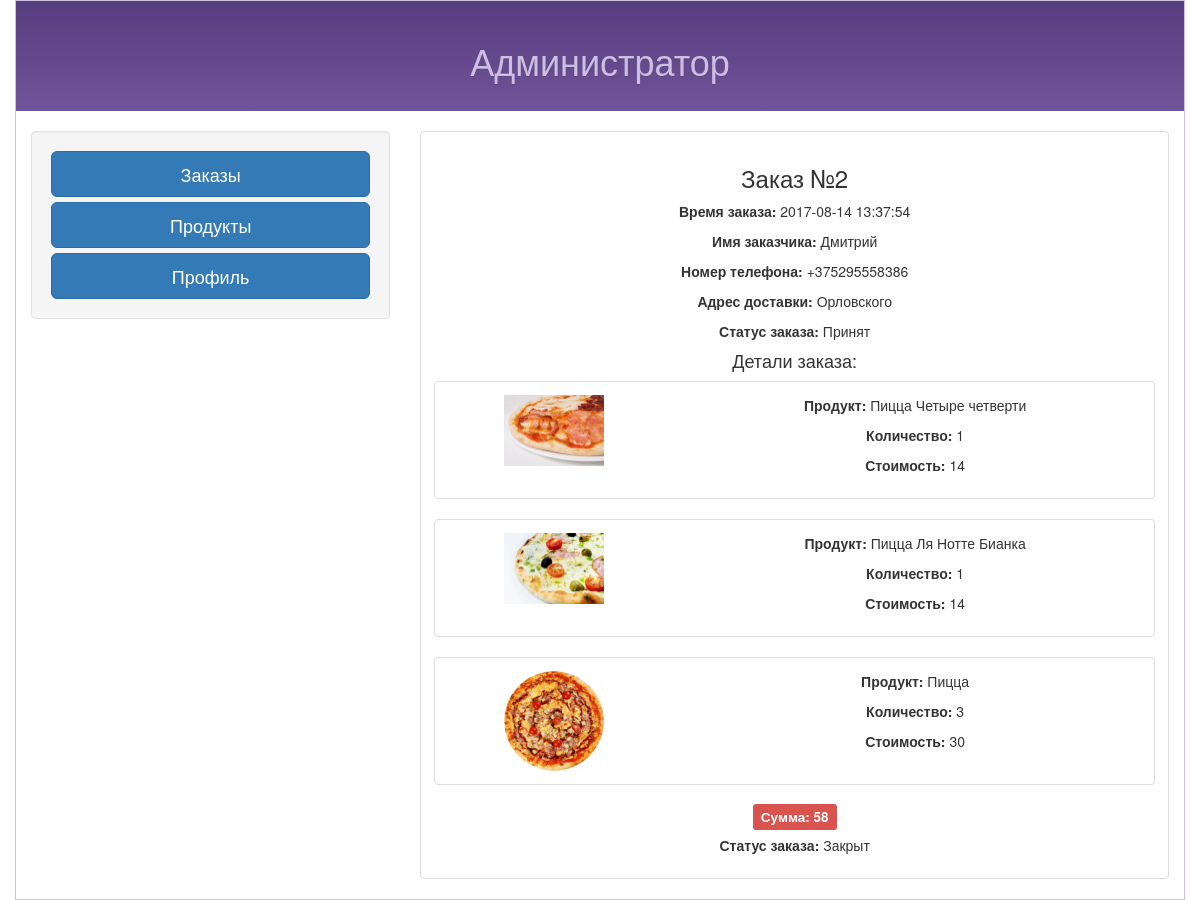
Page /admin/order.php?id=2 on the committed database.
### tables this page shows
CREATE TABLE `orderTable` (
  `orderId` int(11) NOT NULL,
  `userName` varchar(255) NOT NULL,
  `userPhone` varchar(16) NOT NULL,
  `userAddress` text NOT NULL,
  `dateCreate` timestamp NOT NULL DEFAULT CURRENT_TIMESTAMP ON UPDATE CURRENT_TIMESTAMP,
  `status` int(1) DEFAULT NULL,
  `totalPrice` double NOT NULL
);

CREATE TABLE `OrderItem` (
  `id` int(11) NOT NULL,
  `count` int(11) NOT NULL,
  `orderId` int(11) DEFAULT NULL,
  `pizzaId` int(11) DEFAULT NULL
);

CREATE TABLE `pizza` (
  `id` int(11) NOT NULL,
  `name` varchar(255) NOT NULL,
  `description` text NOT NULL,
  `prise` float NOT NULL,
  `icon` text NOT NULL
);

### utils/DB.php (called while the page is built, shortened)
<?php
class DB
{
    private static $db = null;
    private $connection;
    private function __construct()
    {
        $this->connection = new mysqli(self::DB_HOST,self::DB_USER_NAME,self::DB_USER_PASSWORD,self::DB_NAME);
        $this->connection->query("SET lc_time_names = 'ru_RU'");
        $this->connection->query("SET NAMES 'utf8'");
    }
    public static function getDB()
    {
        if (self::$db == null) {
            self::$db = new DB();
        }
        return self::$db;
    }
    public function getOrderById($productId){
        $sql = "SELECT * FROM OrderItem LEFT JOIN pizza ON (OrderItem.pizzaId = pizza.id) LEFT JOIN orderTable ON (OrderItem.orderId = orderTable.orderId) WHERE OrderItem.orderId =
".$productId;
        $items = array();
        $result = $this->connection->query($sql);
        while($row = $result->fetch_assoc()){
            $items[] = $row;
        }
        return $items;
    }
}

### repositories/OrderRepository.php (called while the page is built, shortened)
<?php
class OrderRepository
{
    public function getOrderTableByOrderId($productId){
        $items = DB::getDB()->getOrderById($productId);
        $order = null;
        $orderItems = array();
        foreach ($items as $item){
            if(empty($order)){
                $order = new Order();
                $order->setOrderId($productId);
                $order->setDateCreate($item["dateCreate"]);
                $order->setStatus($item["status"]);
                $order->setTotalPrice($item["totalPrice"]);
                $order->setUserName($item["userName"]);
                $order->setUserPhone($item["userPhone"]);
                $order->setUserAddress($item["userAddress"]);
            }
            $product = $this->getProduct($item);
            $orderItem = new OrderItem();
            $orderItem->setId($item["id"]);
            $orderItem->setCount($item["count"]);
            $orderItem->setOrder($order);
            $orderItem->setProduct($product);
            $orderItems[] = $orderItem;
        }
        $order->setOrderItems($orderItems);
        return $order;
    }
    private function getProduct(array $pr){
        $product = new Product();
        $product->setProductId($pr["pizzaId"]);
        $product->setName($pr["name"]);
        $product->setDescription($pr["description"]);
        $product->setPrice($pr["prise"]);
        $product->setIcons($pr["icon"]);
        return $product;
    }
}

### models/Order.php (called while the page is built)
<?php
class Order
{
    private $orderId;
    private $userName;
    private $userPhone;
    private $userAddress;
    private $dateCreate;
    private $status;
    private $orderItems;
    private $totalPrice;
    public function setOrderId($orderId)
    {
        $this->orderId = $orderId;
        return $this;
    }
    public function getOrderId()
    {
        return $this->orderId;
    }
    public function setUserName($userName)
    {
        $this->userName = $userName;
        return $this;
    }
    public function getUserName()
    {
        return $this->userName;
    }
    public function setUserPhone($userPhone)
    {
        $this->userPhone = $userPhone;
        return $this;
    }
    public function getUserPhone()
    {
        return $this->userPhone;
    }
    public function setUserAddress($userAddress)
    {
        $this->userAddress = $userAddress;
        return $this;
    }
    public function getUserAddress()
    {
        return $this->userAddress;
    }
    public function setDateCreate($dateCreate)
    {
        $this->dateCreate = $dateCreate;
        return $this;
    }
    public function getDateCreate()
    {
        return $this->dateCreate;
    }
    public function setStatus($status)
    {
        $this->status = $status;
        return $this;
    }
    public function getStatus()
    {
        return $this->status;
    }
    public function setOrderItems($orderItems)
    {
        $this->orderItems = $orderItems;
        return $this;
    }
    public function getOrderItems()
    {
        return $this->orderItems;
    }
    public function setTotalPrice($totalPrice)
    {
        $this->totalPrice = $totalPrice;
        return $this;
    }
    public function getTotalPrice()
    {
        return $this->totalPrice;
    }
}

### models/OrderItem.php (called while the page is built, shortened)
<?php
class OrderItem
{
    private $product;
    private $count;
    public function setProduct($product)
    {
        $this->product = $product;
    }
    public function getProduct()
    {
        return $this->product;
    }
    public function setCount($count)
    {
        $this->count = $count;
    }
    public function getCount()
    {
        return $this->count;
    }
}

### models/Product.php (called while the page is built, shortened)
<?php
class Product
{
    private $name;
    private $icons;
    private $price;
    public function setName($name)
    {
        $this->name = $name;
    }
    public function getName()
    {
        return $this->name;
    }
    public function setIcons($icons)
    {
        $this->icons = $icons;
    }
    public function getIcons()
    {
        return $this->icons;
    }
    public function setPrice($price)
    {
        $this->price = $price;
    }
    public function getPrice()
    {
        return $this->price;
    }
}

### admin/adminViews/order.php (the view, shortened to what this page needs)
<div class="col-sm-8 col-xs-12">
    <div class="row">
        <div class="col-xs-12">
            <div class="thumbnail">
               <div class="caption">
                    <h3>Заказ №<?php echo $order->getOrderId();?></h3>
                    <p><strong>Время заказа: </strong><?php echo $order->getDateCreate();?></p>
                    <p><strong>Имя заказчика: </strong><?php echo $order->getUserName();?></p>
                    <p><strong>Номер телефона: </strong><?php echo $order->getUserPhone();?></p>
                    <p><strong>Адрес доставки: </strong><?php echo $order->getUserAddress();?></p>
                    <p><strong>Статус заказа: </strong><span class="order_status"><?php echo $order->getStatus() == 0 ? "На рассмотрении" : "Принят";?></span></p>
                    <h4>Детали заказа:</h4>
                    <?php foreach ($order->getOrderItems() as $item) {
                        $product = $item->getProduct();
                        ?>
                        <div class="thumbnail">
                            <div class="caption">
                                <div class="row">
                                    <div class="col-sm-4 col-xs-12">
                                        <img src="../src/img/<?php echo $product->getIcons();?>" alt="<?php echo $product->getName();?>" width="100">
                                    </div>
                                    <div class="col-sm-8 col-xs-12">
                                        <p><strong>Продукт: </strong><?php echo $product->getName();?></p>
                                        <p><strong>Количество: </strong><?php echo $item->getCount();?></p>
                                        <p><strong>Стоимость: </strong><?php echo $item->getCount()*$product->getPrice();?></p>
                                    </div>
                                </div>
                            </div>
                        </div>
                   <?php }?>
                   <h4><span class="label label-danger">Сумма: <?php echo $order->getTotalPrice();?></span></h4>
                   <p><strong>Статус заказа: </strong><span class="order_status"><?php echo $order->getStatus() == 0 ? "На рассмотрении" : "Закрыт";?></span></p>
               </div>
            </div>
        </div>
    </div>
</div>

### src/css/profil.css (style rules this page uses)
.thumbnail { text-align: center; }

### rows in the picture
ordertable: dateCreate "2017-08-14 13:37:54", userName "Дмитрий", userPhone "+375295558386", userAddress "Орловского", totalPrice "58"
orderitem: pizzaId.icon (picture), pizzaId.name "Пицца Четыре четверти", count "1", $item->getCount()*$product->getPrice() "14"
orderitem: pizzaId.icon (picture), pizzaId.name "Пицца Ля Нотте Бианка", count "1", $item->getCount()*$product->getPrice() "14"
orderitem: pizzaId.icon (picture), pizzaId.name "Пицца", count "3", $item->getCount()*$product->getPrice() "30"

### other values in the picture
$order->getOrderId() "2"
